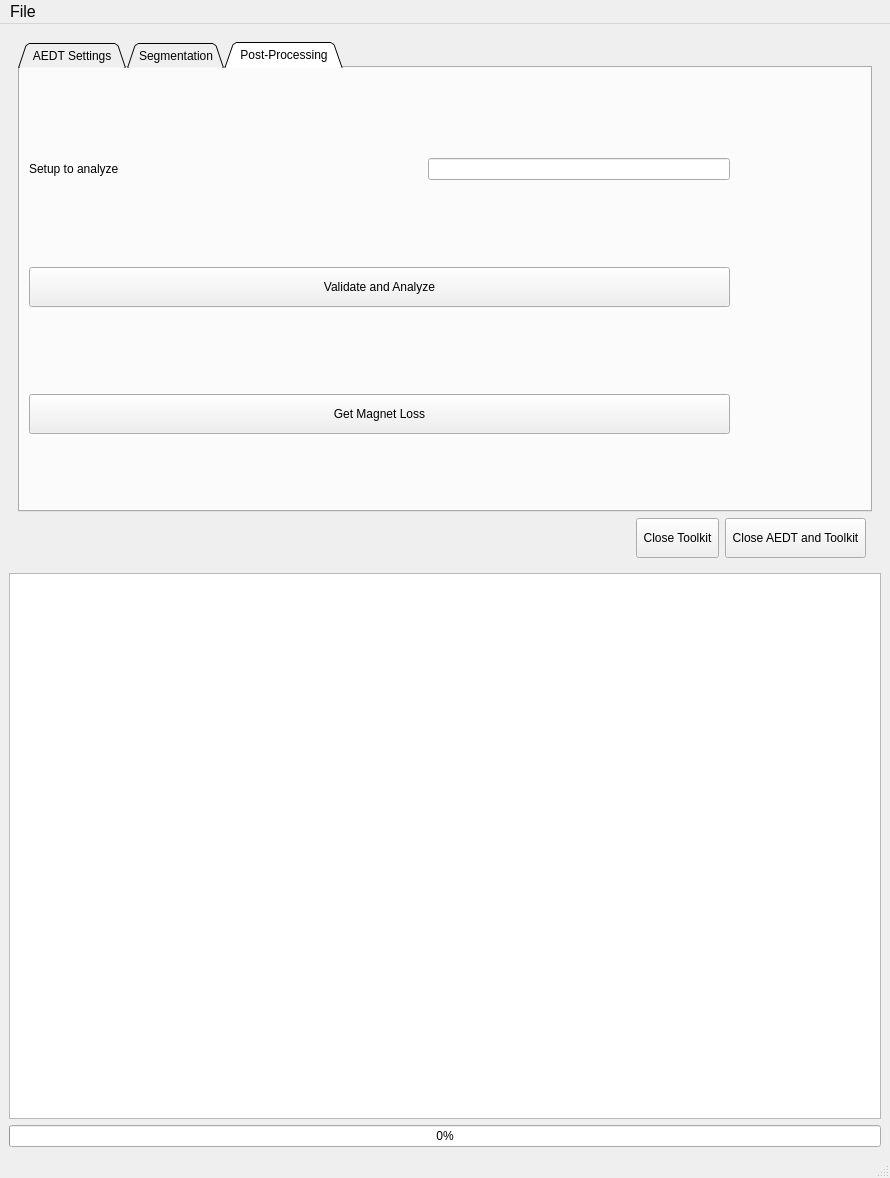
<?xml version="1.0" encoding="UTF-8"?>
<ui version="4.0">
 <class>MainWindow</class>
 <widget class="QMainWindow" name="MainWindow">
  <property name="geometry">
   <rect>
    <x>0</x>
    <y>0</y>
    <width>890</width>
    <height>1178</height>
   </rect>
  </property>
  <property name="sizePolicy">
   <sizepolicy hsizetype="Expanding" vsizetype="Expanding">
    <horstretch>0</horstretch>
    <verstretch>0</verstretch>
   </sizepolicy>
  </property>
  <property name="windowTitle">
   <string>MainWindow</string>
  </property>
  <widget class="QWidget" name="centralwidget">
   <property name="sizePolicy">
    <sizepolicy hsizetype="Expanding" vsizetype="Expanding">
     <horstretch>0</horstretch>
     <verstretch>0</verstretch>
    </sizepolicy>
   </property>
   <layout class="QVBoxLayout" name="verticalLayout">
    <item>
     <widget class="QWidget" name="main_menu" native="true">
      <property name="sizePolicy">
       <sizepolicy hsizetype="Preferred" vsizetype="Preferred">
        <horstretch>0</horstretch>
        <verstretch>0</verstretch>
       </sizepolicy>
      </property>
      <layout class="QGridLayout" name="gridLayout">
       <item row="3" column="2">
        <widget class="QPushButton" name="release_button">
         <property name="minimumSize">
          <size>
           <width>0</width>
           <height>40</height>
          </size>
         </property>
         <property name="text">
          <string> Close Toolkit </string>
         </property>
        </widget>
       </item>
       <item row="3" column="1">
        <spacer name="horizontalSpacer">
         <property name="orientation">
          <enum>Qt::Horizontal</enum>
         </property>
         <property name="sizeHint" stdset="0">
          <size>
           <width>40</width>
           <height>20</height>
          </size>
         </property>
        </spacer>
       </item>
       <item row="3" column="3">
        <widget class="QPushButton" name="release_and_exit_button">
         <property name="minimumSize">
          <size>
           <width>0</width>
           <height>40</height>
          </size>
         </property>
         <property name="text">
          <string> Close AEDT and Toolkit </string>
         </property>
        </widget>
       </item>
       <item row="0" column="0" colspan="5">
        <widget class="QTabWidget" name="toolkit_tab">
         <property name="sizePolicy">
          <sizepolicy hsizetype="Preferred" vsizetype="Preferred">
           <horstretch>0</horstretch>
           <verstretch>0</verstretch>
          </sizepolicy>
         </property>
         <property name="tabShape">
          <enum>QTabWidget::Triangular</enum>
         </property>
         <property name="currentIndex">
          <number>2</number>
         </property>
         <widget class="QWidget" name="AEDTsettings">
          <attribute name="title">
           <string> AEDT Settings </string>
          </attribute>
          <layout class="QHBoxLayout" name="horizontalLayout_25">
           <item>
            <layout class="QVBoxLayout" name="settings_layout">
             <item>
              <layout class="QHBoxLayout" name="cores_layout">
               <item>
                <widget class="QLabel" name="cores_label">
                 <property name="text">
                  <string>Number of Cores</string>
                 </property>
                </widget>
               </item>
               <item>
                <spacer name="horizontalSpacer_30">
                 <property name="orientation">
                  <enum>Qt::Horizontal</enum>
                 </property>
                 <property name="sizeHint" stdset="0">
                  <size>
                   <width>40</width>
                   <height>20</height>
                  </size>
                 </property>
                </spacer>
               </item>
               <item>
                <widget class="QLineEdit" name="numcores">
                 <property name="text">
                  <string>4</string>
                 </property>
                </widget>
               </item>
              </layout>
             </item>
             <item>
              <layout class="QHBoxLayout" name="graphical_layout">
               <item>
                <widget class="QLabel" name="graphical_label">
                 <property name="text">
                  <string>Non Graphical</string>
                 </property>
                </widget>
               </item>
               <item>
                <widget class="QComboBox" name="non_graphical_combo">
                 <item>
                  <property name="text">
                   <string>False</string>
                  </property>
                 </item>
                 <item>
                  <property name="text">
                   <string>True</string>
                  </property>
                 </item>
                </widget>
               </item>
              </layout>
             </item>
             <item>
              <layout class="QHBoxLayout" name="aedt_version_layout">
               <item>
                <widget class="QLabel" name="version_label">
                 <property name="text">
                  <string>AEDT Version</string>
                 </property>
                </widget>
               </item>
               <item>
                <widget class="QComboBox" name="aedt_version_combo"/>
               </item>
              </layout>
             </item>
             <item>
              <layout class="QHBoxLayout" name="aedt_sessions_layout">
               <item>
                <widget class="QLabel" name="aedt_sessions_label">
                 <property name="text">
                  <string>Available AEDT Sessions</string>
                 </property>
                </widget>
               </item>
               <item>
                <widget class="QComboBox" name="process_id_combo">
                 <item>
                  <property name="text">
                   <string>Create New Session</string>
                  </property>
                 </item>
                </widget>
               </item>
              </layout>
             </item>
             <item>
              <layout class="QHBoxLayout" name="project_path_layout">
               <item>
                <widget class="QLabel" name="project_path_label">
                 <property name="text">
                  <string>Project Name</string>
                 </property>
                </widget>
               </item>
               <item>
                <spacer name="horizontalSpacer_2">
                 <property name="orientation">
                  <enum>Qt::Horizontal</enum>
                 </property>
                 <property name="sizeType">
                  <enum>QSizePolicy::Minimum</enum>
                 </property>
                 <property name="sizeHint" stdset="0">
                  <size>
                   <width>40</width>
                   <height>20</height>
                  </size>
                 </property>
                </spacer>
               </item>
               <item>
                <widget class="QLineEdit" name="project_name"/>
               </item>
              </layout>
             </item>
             <item>
              <layout class="QHBoxLayout" name="select_aedt_proj_layout">
               <item>
                <spacer name="horizontalSpacer_5">
                 <property name="orientation">
                  <enum>Qt::Horizontal</enum>
                 </property>
                 <property name="sizeHint" stdset="0">
                  <size>
                   <width>40</width>
                   <height>20</height>
                  </size>
                 </property>
                </spacer>
               </item>
               <item>
                <widget class="QPushButton" name="browse_project">
                 <property name="text">
                  <string>Select AEDT project</string>
                 </property>
                </widget>
               </item>
              </layout>
             </item>
             <item>
              <layout class="QHBoxLayout" name="horizontalLayout_5"/>
             </item>
             <item>
              <spacer name="verticalSpacer_8">
               <property name="orientation">
                <enum>Qt::Vertical</enum>
               </property>
               <property name="sizeHint" stdset="0">
                <size>
                 <width>20</width>
                 <height>40</height>
                </size>
               </property>
              </spacer>
             </item>
             <item>
              <widget class="QPushButton" name="connect_aedtapp">
               <property name="enabled">
                <bool>true</bool>
               </property>
               <property name="minimumSize">
                <size>
                 <width>0</width>
                 <height>40</height>
                </size>
               </property>
               <property name="text">
                <string>Launch AEDT</string>
               </property>
              </widget>
             </item>
            </layout>
           </item>
           <item>
            <spacer name="horizontalSpacer_29">
             <property name="orientation">
              <enum>Qt::Horizontal</enum>
             </property>
             <property name="sizeType">
              <enum>QSizePolicy::Preferred</enum>
             </property>
             <property name="sizeHint" stdset="0">
              <size>
               <width>40</width>
               <height>20</height>
              </size>
             </property>
            </spacer>
           </item>
          </layout>
         </widget>
         <widget class="QWidget" name="Segmentation">
          <attribute name="title">
           <string>Segmentation</string>
          </attribute>
          <layout class="QHBoxLayout" name="horizontalLayout_">
           <item>
            <layout class="QVBoxLayout" name="verticalLayout_2">
             <item>
              <layout class="QHBoxLayout" name="horizontalLayout_3">
               <item>
                <widget class="QLabel" name="projects_label_2">
                 <property name="text">
                  <string>Projects</string>
                 </property>
                </widget>
               </item>
               <item>
                <widget class="QComboBox" name="projects_aedt_combo">
                 <property name="currentIndex">
                  <number>0</number>
                 </property>
                 <item>
                  <property name="text">
                   <string>--Select Project--</string>
                  </property>
                 </item>
                </widget>
               </item>
              </layout>
             </item>
             <item>
              <layout class="QHBoxLayout" name="horizontalLayout_6">
               <item>
                <widget class="QLabel" name="designs_label">
                 <property name="text">
                  <string>Designs</string>
                 </property>
                </widget>
               </item>
               <item>
                <widget class="QComboBox" name="design_aedt_combo">
                 <property name="currentText">
                  <string>--Select Design--</string>
                 </property>
                 <item>
                  <property name="text">
                   <string>--Select Design--</string>
                  </property>
                 </item>
                </widget>
               </item>
              </layout>
             </item>
             <item>
              <layout class="QHBoxLayout" name="horizontalLayout_66">
               <item>
                <widget class="QLabel" name="motor_type">
                 <property name="text">
                  <string>Motor Type</string>
                 </property>
                </widget>
               </item>
               <item>
                <widget class="QComboBox" name="motor_type_combo">
                 <property name="currentText">
                  <string>--Select Motor Type--</string>
                 </property>
                 <item>
                  <property name="text">
                   <string>--Select Motor Type--</string>
                  </property>
                 </item>
                </widget>
               </item>
              </layout>
             </item>
             <item>
              <layout class="QHBoxLayout" name="horizontalLayout_32">
               <item>
                <widget class="QLabel" name="label_19">
                 <property name="text">
                  <string>Apply Mesh Sheets</string>
                 </property>
                </widget>
               </item>
               <item>
                <widget class="QComboBox" name="apply_mesh_sheets">
                 <item>
                  <property name="text">
                   <string>False</string>
                  </property>
                 </item>
                 <item>
                  <property name="text">
                   <string>True</string>
                  </property>
                 </item>
                </widget>
               </item>
              </layout>
             </item>
             <item>
              <layout class="QHBoxLayout" name="horizontalLayout_4">
               <item>
                <widget class="QLabel" name="label_12">
                 <property name="text">
                  <string>Is Skewed</string>
                 </property>
                </widget>
               </item>
               <item>
                <widget class="QComboBox" name="is_skewed">
                 <item>
                  <property name="text">
                   <string>False</string>
                  </property>
                 </item>
                 <item>
                  <property name="text">
                   <string>True</string>
                  </property>
                 </item>
                </widget>
               </item>
              </layout>
             </item>
             <item>
              <layout class="QHBoxLayout" name="horizontalLayout_7">
               <item>
                <widget class="QLabel" name="label_13">
                 <property name="text">
                  <string>Magnets Material</string>
                 </property>
                </widget>
               </item>
               <item>
                <widget class="QComboBox" name="magnets_material">
                 <item>
                  <property name="text">
                   <string>--Select Material--</string>
                  </property>
                 </item>
                </widget>
               </item>
              </layout>
             </item>
             <item>
              <layout class="QHBoxLayout" name="horizontalLayout_20">
               <item>
                <widget class="QLabel" name="label_14">
                 <property name="text">
                  <string>Rotor Material</string>
                 </property>
                </widget>
               </item>
               <item>
                <widget class="QComboBox" name="rotor_material">
                 <item>
                  <property name="text">
                   <string>--Select Material--</string>
                  </property>
                 </item>
                </widget>
               </item>
              </layout>
             </item>
             <item>
              <layout class="QHBoxLayout" name="horizontalLayout_20a">
               <item>
                <widget class="QLabel" name="label_14a">
                 <property name="text">
                  <string>Stator Material</string>
                 </property>
                </widget>
               </item>
               <item>
                <widget class="QComboBox" name="stator_material">
                 <item>
                  <property name="text">
                   <string>--Select Material--</string>
                  </property>
                 </item>
                </widget>
               </item>
              </layout>
             </item>
             <item>
              <layout class="QHBoxLayout" name="horizontalLayout_21">
               <item>
                <widget class="QLabel" name="label_15">
                 <property name="text">
                  <string>Rotor Slices</string>
                 </property>
                </widget>
               </item>
               <item>
                <spacer name="horizontalSpacer_21">
                 <property name="orientation">
                  <enum>Qt::Horizontal</enum>
                 </property>
                 <property name="sizeHint" stdset="0">
                  <size>
                   <width>40</width>
                   <height>20</height>
                  </size>
                 </property>
                </spacer>
               </item>
               <item>
                <widget class="QLineEdit" name="rotor_slices"/>
               </item>
              </layout>
             </item>
             <item>
              <layout class="QHBoxLayout" name="horizontalLayout_22">
               <item>
                <widget class="QLabel" name="label_16">
                 <property name="text">
                  <string>Magnet Segments Per Slice</string>
                 </property>
                </widget>
               </item>
               <item>
                <spacer name="horizontalSpacer_22">
                 <property name="orientation">
                  <enum>Qt::Horizontal</enum>
                 </property>
                 <property name="sizeHint" stdset="0">
                  <size>
                   <width>40</width>
                   <height>20</height>
                  </size>
                 </property>
                </spacer>
               </item>
               <item>
                <widget class="QLineEdit" name="magnet_segments_per_slice"/>
               </item>
              </layout>
             </item>
             <item>
              <layout class="QHBoxLayout" name="horizontalLayout_33">
               <item>
                <widget class="QLabel" name="label_20">
                 <property name="text">
                  <string>Mesh Sheets Number</string>
                 </property>
                </widget>
               </item>
               <item>
                <spacer name="horizontalSpacer_3">
                 <property name="orientation">
                  <enum>Qt::Horizontal</enum>
                 </property>
                 <property name="sizeHint" stdset="0">
                  <size>
                   <width>40</width>
                   <height>20</height>
                  </size>
                 </property>
                </spacer>
               </item>
               <item>
                <widget class="QLineEdit" name="mesh_sheets_number"/>
               </item>
              </layout>
             </item>
             <item>
              <layout class="QHBoxLayout" name="horizontalLayout_23">
               <item>
                <widget class="QLabel" name="label_17">
                 <property name="text">
                  <string>Skew Angle (deg)</string>
                 </property>
                </widget>
               </item>
               <item>
                <spacer name="horizontalSpacer_23">
                 <property name="orientation">
                  <enum>Qt::Horizontal</enum>
                 </property>
                 <property name="sizeHint" stdset="0">
                  <size>
                   <width>40</width>
                   <height>20</height>
                  </size>
                 </property>
                </spacer>
               </item>
               <item>
                <widget class="QLineEdit" name="skew_angle"/>
               </item>
              </layout>
             </item>
             <item>
              <widget class="QPushButton" name="perform_segmentation">
               <property name="enabled">
                <bool>true</bool>
               </property>
               <property name="minimumSize">
                <size>
                 <width>0</width>
                 <height>40</height>
                </size>
               </property>
               <property name="maximumSize">
                <size>
                 <width>16777215</width>
                 <height>16777215</height>
                </size>
               </property>
               <property name="text">
                <string>Perform Segmentation</string>
               </property>
              </widget>
             </item>
             <item>
              <widget class="QPushButton" name="skew">
               <property name="enabled">
                <bool>true</bool>
               </property>
               <property name="minimumSize">
                <size>
                 <width>0</width>
                 <height>40</height>
                </size>
               </property>
               <property name="text">
                <string>Apply Skew</string>
               </property>
              </widget>
             </item>
            </layout>
           </item>
           <item>
            <spacer name="horizontalSpacer_4">
             <property name="orientation">
              <enum>Qt::Horizontal</enum>
             </property>
             <property name="sizeType">
              <enum>QSizePolicy::Preferred</enum>
             </property>
             <property name="sizeHint" stdset="0">
              <size>
               <width>40</width>
               <height>20</height>
              </size>
             </property>
            </spacer>
           </item>
          </layout>
         </widget>
         <widget class="QWidget" name="Post-Processing">
          <attribute name="title">
           <string> Post-Processing </string>
          </attribute>
          <widget class="QWidget" name="verticalLayoutWidget">
           <property name="geometry">
            <rect>
             <x>9</x>
             <y>9</y>
             <width>701</width>
             <height>441</height>
            </rect>
           </property>
           <layout class="QVBoxLayout" name="verticalLayout_3">
            <item>
             <layout class="QHBoxLayout" name="horizontalLayout">
              <item>
               <widget class="QLabel" name="label">
                <property name="sizePolicy">
                 <sizepolicy hsizetype="Preferred" vsizetype="Preferred">
                  <horstretch>0</horstretch>
                  <verstretch>0</verstretch>
                 </sizepolicy>
                </property>
                <property name="minimumSize">
                 <size>
                  <width>0</width>
                  <height>0</height>
                 </size>
                </property>
                <property name="text">
                 <string>Setup to analyze</string>
                </property>
               </widget>
              </item>
              <item>
               <spacer name="horizontalSpacer_6">
                <property name="orientation">
                 <enum>Qt::Horizontal</enum>
                </property>
                <property name="sizeHint" stdset="0">
                 <size>
                  <width>40</width>
                  <height>20</height>
                 </size>
                </property>
               </spacer>
              </item>
              <item>
               <widget class="QLineEdit" name="setup_name"/>
              </item>
             </layout>
            </item>
            <item>
             <widget class="QPushButton" name="validate_and_analyze">
              <property name="minimumSize">
               <size>
                <width>0</width>
                <height>40</height>
               </size>
              </property>
              <property name="maximumSize">
               <size>
                <width>16777215</width>
                <height>16777215</height>
               </size>
              </property>
              <property name="text">
               <string>Validate and Analyze</string>
              </property>
             </widget>
            </item>
            <item>
             <widget class="QPushButton" name="get_magnet_loss">
              <property name="minimumSize">
               <size>
                <width>0</width>
                <height>40</height>
               </size>
              </property>
              <property name="maximumSize">
               <size>
                <width>16777215</width>
                <height>16777215</height>
               </size>
              </property>
              <property name="text">
               <string>Get Magnet Loss</string>
              </property>
             </widget>
            </item>
           </layout>
          </widget>
         </widget>
        </widget>
       </item>
      </layout>
     </widget>
    </item>
    <item>
     <widget class="QPlainTextEdit" name="log_text">
      <property name="sizePolicy">
       <sizepolicy hsizetype="Expanding" vsizetype="Expanding">
        <horstretch>0</horstretch>
        <verstretch>0</verstretch>
       </sizepolicy>
      </property>
     </widget>
    </item>
    <item>
     <widget class="QProgressBar" name="progress_bar">
      <property name="focusPolicy">
       <enum>Qt::NoFocus</enum>
      </property>
      <property name="maximum">
       <number>100</number>
      </property>
      <property name="value">
       <number>0</number>
      </property>
      <property name="textVisible">
       <bool>true</bool>
      </property>
      <property name="orientation">
       <enum>Qt::Horizontal</enum>
      </property>
      <property name="textDirection">
       <enum>QProgressBar::TopToBottom</enum>
      </property>
     </widget>
    </item>
   </layout>
  </widget>
  <widget class="QMenuBar" name="top_menu_bar">
   <property name="geometry">
    <rect>
     <x>0</x>
     <y>0</y>
     <width>890</width>
     <height>28</height>
    </rect>
   </property>
   <property name="font">
    <font>
     <pointsize>12</pointsize>
    </font>
   </property>
   <widget class="QMenu" name="top_menu">
    <property name="font">
     <font>
      <pointsize>12</pointsize>
     </font>
    </property>
    <property name="title">
     <string>File</string>
    </property>
    <addaction name="action_save_project"/>
   </widget>
   <addaction name="top_menu"/>
  </widget>
  <widget class="QStatusBar" name="status_bar"/>
  <action name="action_save_project">
   <property name="text">
    <string>Save project</string>
   </property>
  </action>
 </widget>
 <resources/>
 <connections/>
</ui>
